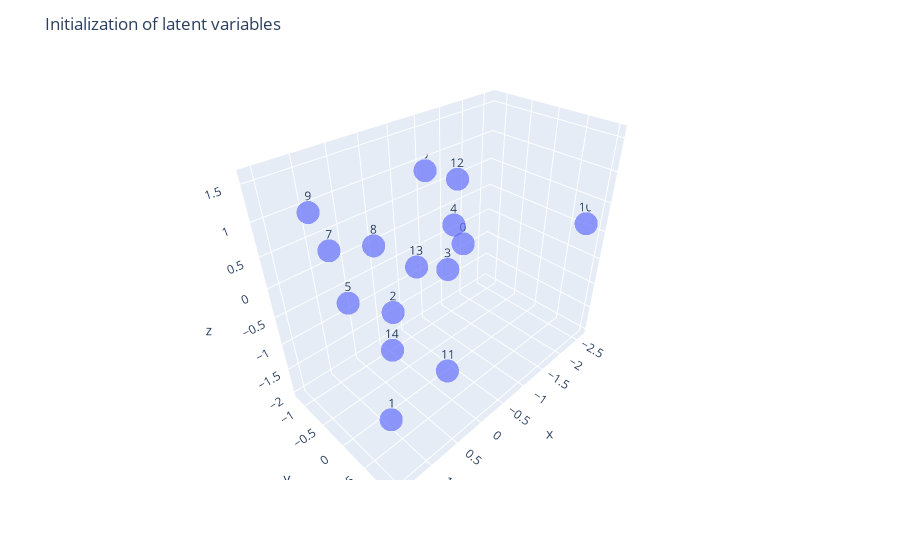

The cell this chart's notebook holds for it:
### Markdown cell above
# Latent space

### Code cell
n = len(G.nodes)
Z_init_MLE = np.random.randn(n, 3)
a_init_MLE = np.random.randn()
df = pd.DataFrame(Z_init_MLE, columns=['x', 'y', 'z'])
df['node'] = list(G.nodes)

fig = px.scatter_3d(df, x='x', y='y', z='z', text='node', opacity=0.7)
fig.update_layout(title='Initialization of latent variables')
fig.show()

### Figure 1 — Plotly figure (JSON) as saved in the notebook; plotly's stock layout.template omitted (floating-point values rounded to 4 significant figures)
{"data": [{"hovertemplate": "x=%{x}<br>y=%{y}<br>z=%{z}<br>node=%{text}<extra></extra>", "legendgroup": "", "marker": {"color": "#636efa", "opacity": 0.7, "symbol": "circle"}, "mode": "markers+text", "name": "", "scene": "scene", "showlegend": false, "text": [0, 1, 2, 3, 4, 5, 6, 7, 8, 9, 10, 11, 12, 13, 14], "type": "scatter3d", "x": [-1.479, 1.057, 0.3241, 0.6117, -0.8392, 0.9755, -1.106, 1.356, 0.3616, 1.538, -2.62, -0.299, -0.2197, -0.5183, 0.9154], "y": [-0.7198, 0.3436, -0.3851, 1.031, -0.3092, -0.4792, -1.196, -0.07201, -0.6451, -0.03583, 0.8219, 0.09176, 0.3571, -0.8085, 0.3288], "z": [-0.4606, -1.763, -0.6769, 0.9313, 0.3313, -0.1857, 0.8125, 1.004, 0.3614, 1.565, 0.08705, -1.988, 1.478, -0.5018, -0.5298]}], "layout": {"legend": {"tracegroupgap": 0}, "margin": {"t": 60}, "scene": {"domain": {"x": [0, 1], "y": [0, 1]}, "xaxis": {"title": {"text": "x"}}, "yaxis": {"title": {"text": "y"}}, "zaxis": {"title": {"text": "z"}}}, "title": {"text": "Initialization of latent variables"}}}
